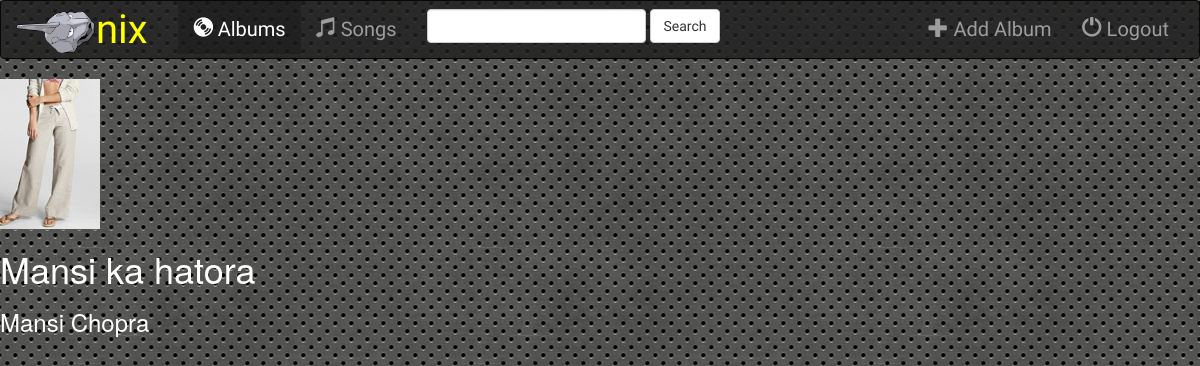
/music/3/, run on the app's committed database.
### music/models.py (models this page shows, shortened)
class Album(models.Model):
    artist = models.CharField(max_length=250)
    album_title = models.CharField(max_length=500)
    genre = models.CharField(max_length=100)
    album_logo = models.FileField()

### music/views.py (the view)
# urls.py: url(r'^(?P<pk>[0-9]+)/$', views.DetailView.as_view(), name = 'detail'),
class DetailView(generic.DetailView):
    model = Album
    template_name = 'music/detail.html'

### music/templates/music/detail.html (shortened to what this page needs)
{%extends 'music/base.html'%}
{% block body %}
<img src="{{album.album_logo.url}}" alt="">
<h1>{{album.album_title}}</h1>
<h3>{{album.artist}}</h3>
{%endblock%}

### music/static/music/style.css (style rules this page uses)
body { background: url('images/background.jpg'); color: white; }

### data on the page
Album: album_logo (picture), album_title "Mansi ka hatora", artist "Mansi Chopra"
